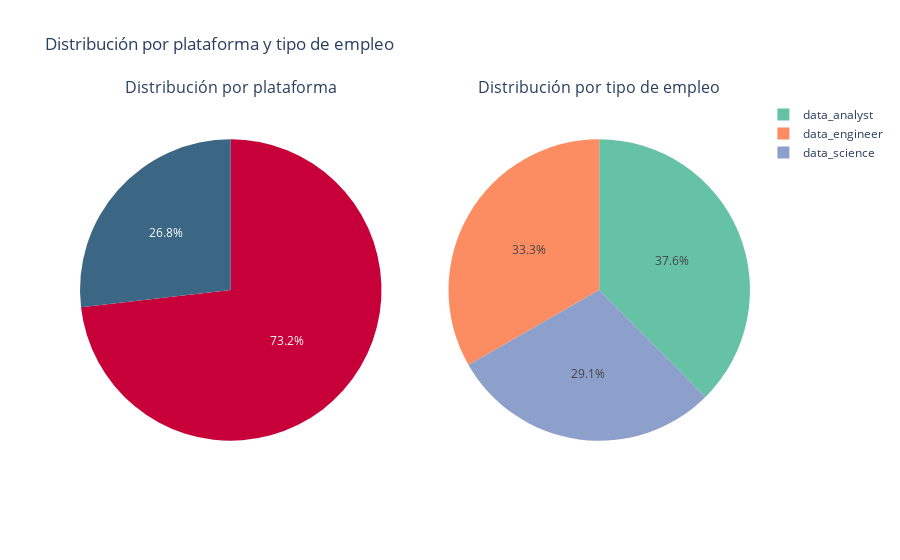

Write notebook code for a chart like this one.
### Markdown cell above
En LinkedIn son siempre 200 ofertas pues un corte que hemos impuesto, sin embargo, de Infojobs se recojen todas las ofertas que había en la web, un número mucho más bajo que en LinkedIn, lo que nos lleva a pensar que si quisieramos buscar un puesto directamente en estas plataforma lo haríamos desde LinkedIn pues ofrece más cantidad y variedad de ofertas. 

Respecto a Infojobs podemos ver que hay más ofertas de Analyst que de Data Science, por lo que es la posición de analista de datos la que más se está demandando a día de hoy.

### Code cell
f_eda.pies_empleo_plataforma(df)

### Figure 1 — Plotly figure (JSON) as saved in the notebook; plotly's stock layout.template omitted (floating-point values rounded to 4 significant figures)
{"data": [{"domain": {"x": [0, 0.45], "y": [0, 1]}, "labels": ["linkedin", "infojobs"], "marker": {"colors": ["#C70039", "#3b6684"]}, "name": "Plataforma", "showlegend": false, "type": "pie", "values": [600, 220]}, {"domain": {"x": [0.55, 1], "y": [0, 1]}, "labels": ["data_analyst", "data_engineer", "data_science"], "marker": {"colors": ["rgb(102,194,165)", "rgb(252,141,98)", "rgb(141,160,203)", "rgb(231,138,195)", "rgb(166,216,84)", "rgb(255,217,47)", "rgb(229,196,148)", "rgb(179,179,179)"]}, "name": "Tipo de empleo", "type": "pie", "values": [308, 273, 239]}], "layout": {"annotations": [{"font": {"size": 16}, "showarrow": false, "text": "Distribución por plataforma", "x": 0.225, "xanchor": "center", "xref": "paper", "y": 1, "yanchor": "bottom", "yref": "paper"}, {"font": {"size": 16}, "showarrow": false, "text": "Distribución por tipo de empleo", "x": 0.775, "xanchor": "center", "xref": "paper", "y": 1, "yanchor": "bottom", "yref": "paper"}], "showlegend": true, "title": {"text": "Distribución por plataforma y tipo de empleo"}}}
